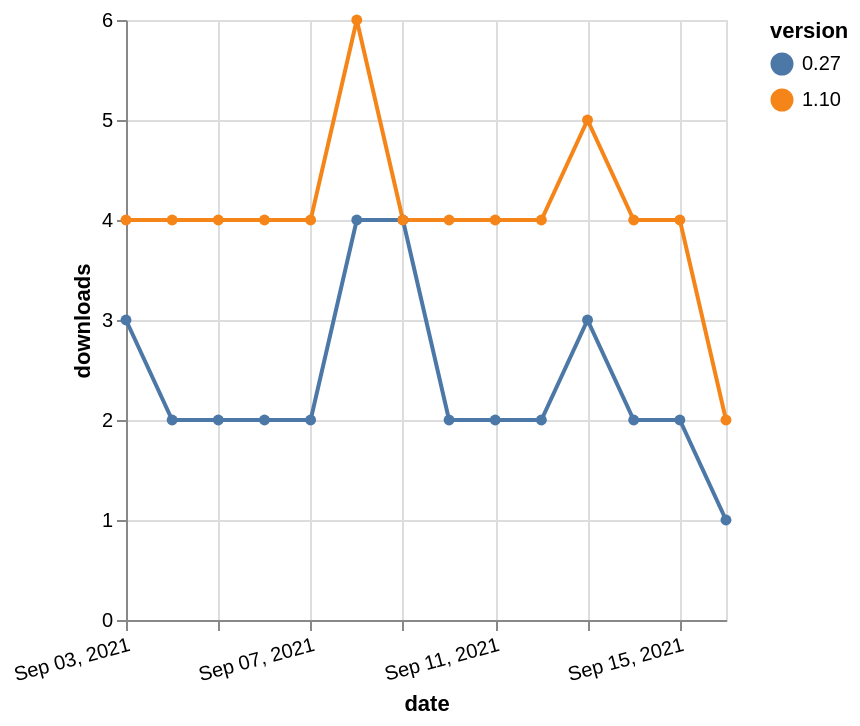

Vega-Lite specification for this chart:
### Vega-Lite specification from a JSON file in a GitHub repository (floating-point values rounded to 4 significant figures)
{"$schema": "https://vega.github.io/schema/vega-lite/v5.json", "description": "A simple bar chart with embedded data.", "data": {"values": [{"date": "2021-09-03", "total": 3284, "delta": 3, "version": "0.27"}, {"date": "2021-09-04", "total": 3286, "delta": 2, "version": "0.27"}, {"date": "2021-09-05", "total": 3288, "delta": 2, "version": "0.27"}, {"date": "2021-09-06", "total": 3290, "delta": 2, "version": "0.27"}, {"date": "2021-09-07", "total": 3292, "delta": 2, "version": "0.27"}, {"date": "2021-09-08", "total": 3296, "delta": 4, "version": "0.27"}, {"date": "2021-09-09", "total": 3300, "delta": 4, "version": "0.27"}, {"date": "2021-09-10", "total": 3302, "delta": 2, "version": "0.27"}, {"date": "2021-09-11", "total": 3304, "delta": 2, "version": "0.27"}, {"date": "2021-09-12", "total": 3306, "delta": 2, "version": "0.27"}, {"date": "2021-09-13", "total": 3309, "delta": 3, "version": "0.27"}, {"date": "2021-09-14", "total": 3311, "delta": 2, "version": "0.27"}, {"date": "2021-09-15", "total": 3313, "delta": 2, "version": "0.27"}, {"date": "2021-09-16", "total": 3314, "delta": 1, "version": "0.27"}, {"date": "2021-09-03", "total": 5377, "delta": 4, "version": "1.10"}, {"date": "2021-09-04", "total": 5381, "delta": 4, "version": "1.10"}, {"date": "2021-09-05", "total": 5385, "delta": 4, "version": "1.10"}, {"date": "2021-09-06", "total": 5389, "delta": 4, "version": "1.10"}, {"date": "2021-09-07", "total": 5393, "delta": 4, "version": "1.10"}, {"date": "2021-09-08", "total": 5399, "delta": 6, "version": "1.10"}, {"date": "2021-09-09", "total": 5403, "delta": 4, "version": "1.10"}, {"date": "2021-09-10", "total": 5407, "delta": 4, "version": "1.10"}, {"date": "2021-09-11", "total": 5411, "delta": 4, "version": "1.10"}, {"date": "2021-09-12", "total": 5415, "delta": 4, "version": "1.10"}, {"date": "2021-09-13", "total": 5420, "delta": 5, "version": "1.10"}, {"date": "2021-09-14", "total": 5424, "delta": 4, "version": "1.10"}, {"date": "2021-09-15", "total": 5428, "delta": 4, "version": "1.10"}, {"date": "2021-09-16", "total": 5430, "delta": 2, "version": "1.10"}]}, "width": "container", "mark": {"type": "line", "point": {"filled": true}}, "encoding": {"x": {"field": "date", "type": "temporal", "timeUnit": "yearmonthdate", "title": "date", "axis": {"labelAngle": -15}}, "y": {"field": "delta", "type": "quantitative", "title": "downloads"}, "color": {"field": "version", "type": "nominal"}, "tooltip": {"field": "delta"}}}
